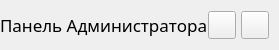
           <widget class="QFrame" name="contentTopBg">
            <property name="minimumSize">
             <size>
              <width>0</width>
              <height>50</height>
             </size>
            </property>
            <property name="maximumSize">
             <size>
              <width>16777215</width>
              <height>50</height>
             </size>
            </property>
            <property name="frameShape">
             <enum>QFrame::NoFrame</enum>
            </property>
            <property name="frameShadow">
             <enum>QFrame::Raised</enum>
            </property>
            <layout class="QHBoxLayout" name="horizontalLayout">
             <property name="spacing">
              <number>0</number>
             </property>
             <property name="leftMargin">
              <number>0</number>
             </property>
             <property name="topMargin">
              <number>0</number>
             </property>
             <property name="rightMargin">
              <number>10</number>
             </property>
             <property name="bottomMargin">
              <number>0</number>
             </property>
             <item>
              <widget class="QFrame" name="leftBox">
               <property name="sizePolicy">
                <sizepolicy hsizetype="Expanding" vsizetype="Preferred">
                 <horstretch>0</horstretch>
                 <verstretch>0</verstretch>
                </sizepolicy>
               </property>
               <property name="frameShape">
                <enum>QFrame::NoFrame</enum>
               </property>
               <property name="frameShadow">
                <enum>QFrame::Raised</enum>
               </property>
               <layout class="QHBoxLayout" name="horizontalLayout_3">
                <property name="spacing">
                 <number>0</number>
                </property>
                <property name="leftMargin">
                 <number>0</number>
                </property>
                <property name="topMargin">
                 <number>0</number>
                </property>
                <property name="rightMargin">
                 <number>0</number>
                </property>
                <property name="bottomMargin">
                 <number>0</number>
                </property>
                <item>
                 <widget class="QLabel" name="titleRightInfo">
                  <property name="sizePolicy">
                   <sizepolicy hsizetype="Preferred" vsizetype="Expanding">
                    <horstretch>0</horstretch>
                    <verstretch>0</verstretch>
                   </sizepolicy>
                  </property>
                  <property name="maximumSize">
                   <size>
                    <width>16777215</width>
                    <height>45</height>
                   </size>
                  </property>
                  <property name="font">
                   <font>
                    <family>Yu Gothic UI Light</family>
                    <pointsize>13</pointsize>
                    <italic>false</italic>
                    <fontweight>Medium</fontweight>
                   </font>
                  </property>
                  <property name="styleSheet">
                   <string notr="true">
font: 500 13pt &quot;Yu Gothic UI Light&quot;;</string>
                  </property>
                  <property name="text">
                   <string>Панель Администратора</string>
                  </property>
                  <property name="alignment">
                   <set>Qt::AlignLeading|Qt::AlignLeft|Qt::AlignVCenter</set>
                  </property>
                 </widget>
                </item>
               </layout>
              </widget>
             </item>
             <item alignment="Qt::AlignRight">
              <widget class="QFrame" name="rightButtons">
               <property name="minimumSize">
                <size>
                 <width>0</width>
                 <height>28</height>
                </size>
               </property>
               <property name="frameShape">
                <enum>QFrame::NoFrame</enum>
               </property>
               <property name="frameShadow">
                <enum>QFrame::Raised</enum>
               </property>
               <layout class="QHBoxLayout" name="horizontalLayout_2">
                <property name="spacing">
                 <number>5</number>
                </property>
                <property name="leftMargin">
                 <number>0</number>
                </property>
                <property name="topMargin">
                 <number>0</number>
                </property>
                <property name="rightMargin">
                 <number>0</number>
                </property>
                <property name="bottomMargin">
                 <number>0</number>
                </property>
                <item>
                 <widget class="QPushButton" name="minimizeAppBtn">
                  <property name="minimumSize">
                   <size>
                    <width>28</width>
                    <height>28</height>
                   </size>
                  </property>
                  <property name="maximumSize">
                   <size>
                    <width>28</width>
                    <height>28</height>
                   </size>
                  </property>
                  <property name="cursor">
                   <cursorShape>PointingHandCursor</cursorShape>
                  </property>
                  <property name="toolTip">
                   <string>Уменьшить</string>
                  </property>
                  <property name="text">
                   <string/>
                  </property>
                  <property name="icon">
                   <iconset resource="resources.qrc">
                    <normaloff>:/icons/images/icons/icon_minimize.png</normaloff>:/icons/images/icons/icon_minimize.png</iconset>
                  </property>
                  <property name="iconSize">
                   <size>
                    <width>20</width>
                    <height>20</height>
                   </size>
                  </property>
                 </widget>
                </item>
                <item>
                 <widget class="QPushButton" name="closeAppBtn">
                  <property name="minimumSize">
                   <size>
                    <width>28</width>
                    <height>28</height>
                   </size>
                  </property>
                  <property name="maximumSize">
                   <size>
                    <width>28</width>
                    <height>28</height>
                   </size>
                  </property>
                  <property name="cursor">
                   <cursorShape>PointingHandCursor</cursorShape>
                  </property>
                  <property name="toolTip">
                   <string>Закрыть</string>
                  </property>
                  <property name="text">
                   <string/>
                  </property>
                  <property name="icon">
                   <iconset resource="resources.qrc">
                    <normaloff>:/icons/images/icons/icon_close.png</normaloff>:/icons/images/icons/icon_close.png</iconset>
                  </property>
                  <property name="iconSize">
                   <size>
                    <width>20</width>
                    <height>20</height>
                   </size>
                  </property>
                 </widget>
                </item>
               </layout>
              </widget>
             </item>
            </layout>
           </widget>
